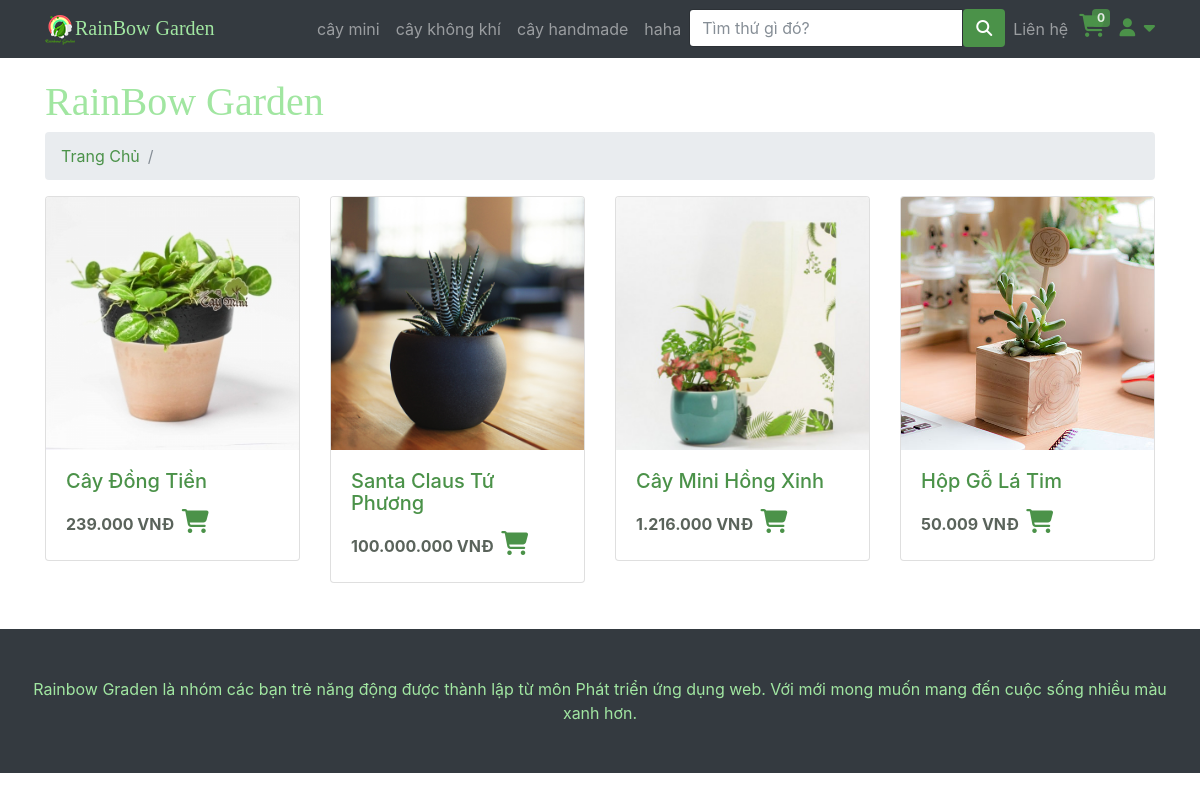
The page /loaicay.php on the database its author committed.
### tables this page shows
CREATE TABLE IF NOT EXISTS `category` (
  `id` int NOT NULL AUTO_INCREMENT,
  `name` varchar(200) DEFAULT NULL,
  `image` varchar(200) NOT NULL,
  PRIMARY KEY (`id`)
);

CREATE TABLE IF NOT EXISTS `product` (
  `id` int NOT NULL AUTO_INCREMENT,
  `name` varchar(200) DEFAULT NULL,
  `saleoff` int DEFAULT NULL,
  `category` int DEFAULT NULL,
  `imagiUrl` varchar(225) DEFAULT NULL,
  `short_descripsion` text,
  `inStock` int DEFAULT '0',
  `isAvailable` tinyint(1) DEFAULT '1',
  PRIMARY KEY (`id`),
  KEY `category` (`category`)
);

### php/connectDB.php (called while the page is built, shortened)
<?php
class DataAccessHelper
{
	static $connection;
	public function connect()
	{
		self::$connection = new mysqli(DB_HOST, DB_USER, DB_PASSWORD, DB_NAME, DB_PORT);
		self::$connection->set_charset(DB_CHARSET);
	}
	public function executeQuery($sql)
	{
		return self::$connection->query($sql);
	}
}

### Cart.php (called while the page is built, shortened)
<?php
$count_cart = 0;

### php/products-list.php (the view, shortened to what this page needs)
<?php
$trang = 1;
$start = ($trang - 1) * $size;
if ($danhmuccon == 0) {
  if (isset($_GET['tukhoa'])) {
    $query = $db->executeQuery("SELECT p.* , activePrice(p.id) as price FROM product p WHERE p.name LIKE '%$key%'
     LIMIT $start, $size");
  } else {
    $query = $db->executeQuery("call sp_lietkeSanPhamNoiBat()");
  }
}
while ($row = mysqli_fetch_assoc($query)) {
  $id = $row["id"];
  $name = $row["name"];
  $price = (int)$row["price"];
  $imagi = $row["imagiUrl"];
  $link  = $danhmuccon ?  "category=" . $danhmuccon . "&" : "";
  $link = $link . ($trang ? "trang=" . $trang . "&" : "");
?>
  <div class="col-md-4 col-sm-6 col-lg-3 portfolio-item">
    <div class="card h-348 cart_items">
      <div class="dropdown">
        <a href="ChiTietSanPham.php?id=<?php echo $id; ?>" class="product-image"><img class="card-img-top" src="<?php echo $imagi  ?>" alt=""></a>
      </div>
      <div class="card-body">
        <h4 class="card-title Namet">
          <?php echo $name ?>
        </h4>
        <span style="width: 100%">
          <strong class="Giat" name="price"> <?php echo number_format($price, 0, ',', '.') ?> VNĐ</strong>
          <span class=" productCart">
            <a class="add-to-cart my-cart-btn" href="?<?php echo $link ?>add_cart=<?php echo $id ?>">
              <i class="fa fa-shopping-cart shopping_bg " name="" aria-hidden="true"></i>
            </a>
          </span>
        </span>
      </div>
    </div>
  </div>
<?php
}
?>

### header.php (shortened to what this page needs)
<?php
include "php/connectDB.php";
$db = new DataAccessHelper;
$db->connect();
include('Cart.php');
?>
<!DOCTYPE html>
<html lang="en">
<head>
    <link href="vendor/bootstrap/css/bootstrap.min.css" rel="stylesheet">
    <link href="css/modern-business.css" rel="stylesheet">
    <link href="css/icon-fonts.min.css" rel="stylesheet">
    <link href="css/settings.css" rel="stylesheet">
    <link href="css/grid-and-effects.css" rel="stylesheet">
    <link href="css/custom.css" rel="stylesheet">
    <link href="css/styles.css" rel="stylesheet">
    <link rel="stylesheet" href="https://cdnjs.cloudflare.com/ajax/libs/font-awesome/6.7.1/css/all.min.css">
</head>
<body>
    <nav class="navbar fixed-top navbar-expand-lg navbar-dark bg-dark fixed-top">
        <div class="container">
            <a class="navbar-brand GreenBrand" href="index.php"><img src="img/logobn.png">RainBow Garden</a>
            <div class="collapse navbar-collapse" id="navbarResponsive">
                <ul class="navbar-nav ml-auto">
                    <?php
                    $query = $db->executeQuery("SELECT * FROM category");
                    $result = mysqli_fetch_all($query, MYSQLI_ASSOC);
                    ?>
                    <?php foreach ($result as $value) : ?>
                        <li class="nav-item">
                            <a class="nav-link" href="loaicay?category=<?php echo $value['id'] ?>"><?php echo $value['name'] ?></a>
                        </li>
                    <?php endforeach; ?>
                    <li>
                        <form class="input-with-submit header-search" method="GET">
                            <div class="input-group">
                                <input type="text" class="form-control" placeholder="Tìm thứ gì đó?" name="tukhoa">
                                <span class="input-group-button">
                                    <button class="btn btn-default" style="background-color: #4b9249" type="submit">
                                        <i class="fa fa-search"></i>
                                    </button>
                                </span>
                            </div>
                        </form>
                    </li>
                    <li class="nav-item dropdown">
                        <a class="nav-link" href="lienhe.php">
                            Liên hệ
                        </a>
                    </li>
                    <li style="width: 40px !important; height: 40px; padding-left: 3px;">
                        <span class="my-cart-icon">
                            <span class=" navRbcart">
                                <a href="myCart.php">
                                </a>
                            </span>
                            <span class="badge badge-notify my-cart-badge"><?php echo $count_cart ?></span>
                        </span>
                    </li>
                    <li class="dropdown navRbaccount">
                        <a class=" fn-bran-light" data-toggle="dropdown" href="#">
                            <i class="fa fa-user fa-fw"></i> <i class="fa fa-caret-down"></i>
                        </a>
                    </li>
                </ul>
            </div>
        </div>
    </nav>

### css/modern-business.css (style rules this page uses)
body { padding-top: 54px; }
@media (min-width: 992px) { body { padding-top: 56px; } }
.portfolio-item { margin-bottom: 30px; }

### css/grid-and-effects.css (style rules this page uses)
.container { margin-right: auto; margin-left: auto; padding-left: 15px; padding-right: 15px; }
@media (min-width: 768px) { .container, .row.ig_fullwidth { width: 750px; } }
@media (min-width: 992px) { .container, .row.ig_fullwidth { width: 970px; } }
@media (min-width: 1200px) { .container, .row.ig_fullwidth { width: 1170px; } }
.col-xs-1, .col-sm-1, .col-md-1, .col-lg-1, .col-xs-2, .col-sm-2, .col-md-2, .col-lg-2, .col-xs-3, .col-sm-3, .col-md-3, .col-lg-3, .col-xs-4, .col-sm-4, .col-md-4, .col-lg-4, .col-xs-5, .col-sm-5, .col-md-5, .col-lg-5, .col-xs-6, .col-sm-6, .col-md-6, .col-lg-6, .col-xs-7, .col-sm-7, .col-md-7, .col-lg-7, .col-xs-8, .col-sm-8, .col-md-8, .col-lg-8, .col-xs-9, .col-sm-9, .col-md-9, .col-lg-9, .col-xs-10, .col-sm-10, .col-md-10, .col-lg-10, .col-xs-11, .col-sm-11, .col-md-11, .col-lg-11, .col-xs-12, .col-sm-12, .col-md-12, .col-lg-12 { position: relative; min-height: 1px; padding-left: 15px; padding-right: 15px; margin-bottom: 30px; }
@media (min-width: 768px) { .col-sm-1, .col-sm-2, .col-sm-3, .col-sm-4, .col-sm-5, .col-sm-6, .col-sm-7, .col-sm-8, .col-sm-9, .col-sm-10, .col-sm-11, .col-sm-12 { float: left; } }
@media (min-width: 768px) { .col-sm-6 { width: 50%; } }
@media (min-width: 992px) { .col-md-1, .col-md-2, .col-md-3, .col-md-4, .col-md-5, .col-md-6, .col-md-7, .col-md-8, .col-md-9, .col-md-10, .col-md-11, .col-md-12 { float: left; } }
@media (min-width: 992px) { .col-md-4 { width: 33.33333333%; } }
@media (min-width: 1200px) { .col-lg-1, .col-lg-2, .col-lg-3, .col-lg-4, .col-lg-5, .col-lg-6, .col-lg-7, .col-lg-8, .col-lg-9, .col-lg-10, .col-lg-11, .col-lg-12 { float: left; } }
@media (min-width: 1200px) { .col-lg-3 { width: 25%; } }
.collapse { display: none; }
.clearfix:after, .container:after, .container-fluid:after, .row:after { clear: both; content: " "; display: table; }

### css/custom.css (style rules this page uses)
.GreenBrand { color: #a1e6a1 !important; font-family: 'Pacifico', cursive; }
.dropdown { position: relative; display: inline-block; }
.Namet { font-size: 20px; font-style: bold; color: #4b9249; }
.Giat { color:#5a635b; }
.shopping_bg { width:30px; height:23px; cursor: pointer; }
.navRbcart { font-size: 23px !important; color: white; position: relative; }
.badge-notify { background:#4b9249; opacity: 0.85; position:relative; top: -40px; left: 13px; }
.productCart { text-align: right; font-size:24px !important; color: #4b9249; }
.navRbaccount { padding-top: 5px; font-size: 18px; }

### css/styles.css (style rules this page uses)
.btn-primary, .btn-primary:active, .btn-primary:focus, .btn-primary:active:focus, .btn-primary:hover, .wpcf7-submit, span.wpcf7-list-item, button, .navbar-toggle, input[type='button'], input[type='reset'], input[type='submit'], .jumbotron .carousel-indicators li.active, .post-item .vertical-center span, .post-item .label-wrap .label, .testimonials .testimonial-control, .testimonials .testimonial-control:first-of-type::before, .testimonials .testimonial-control:last-of-type::before, .cta-button, .brochure-box, .project-navigation a, .pagination a.current, .pagination span.current, .sidebar .widget.widget_nav_menu .menu li:hover, .sidebar .widget.widget_nav_menu .menu li.current-menu-item a, .sidebar .widget.widget_nav_menu .menu li a:hover, .panel-group .panel .panel-heading .accordion-toggle[aria-expanded="true"] { background-color: #a2c046; color: #ffffff; }
.fa { display: inline-block; font: normal normal normal 14px/1 FontAwesome; font-size: inherit; text-rendering: auto; -webkit-font-smoothing: antialiased; -moz-osx-font-smoothing: grayscale; }

### header.php (style rules this page uses)
a { color: #4b9249; }

### loaicay.php (style rules this page uses)
a { color: #4b9249; }

### rows shown on the page
category: name "cây mini"
category: name "cây không khí"
category: name "cây handmade"
category: name "haha"
product: imagiUrl (picture), name "Cây Đồng Tiền", price "239.000"
product: imagiUrl (picture), name "Santa Claus Tứ Phương", price "100.000.000"
product: imagiUrl (picture), name "Cây Mini Hồng Xinh", price "1.216.000"
product: imagiUrl (picture), name "Hộp Gỗ Lá Tim", price "50.009"

### other values the page prints
$count_cart "0"
